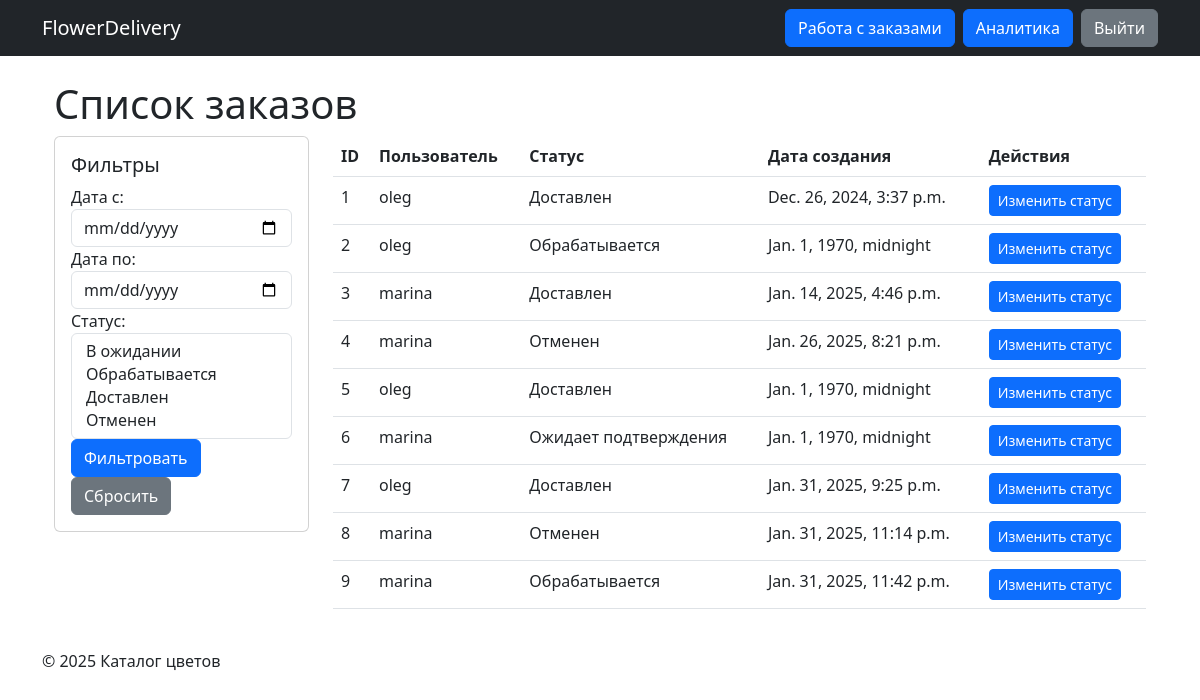
Page /manage-orders/ (signed in) on the committed database.
### orders/models.py (models this page shows)
class Order(models.Model):
    user = models.ForeignKey(User, on_delete=models.CASCADE, related_name='orders')
    created_at = models.DateTimeField(auto_now_add=True)
    delivery_address = models.TextField()
    status = models.CharField(max_length=20, choices=(
        ('pending', 'Ожидает подтверждения'),
        ('processed', 'Обрабатывается'),
        ('delivered', 'Доставлен'),
        ('canceled', 'Отменен')
    ), default='pending')

### mngorder/views.py (the view)
# urls.py: path('', ManageOrderListView.as_view(), name='manage_order_list'),
class ManageOrderListView(LoginRequiredMixin, UserPassesTestMixin, ListView):
    template_name = 'mngorder/manage_order_list.html'
    context_object_name = 'orders'
    def test_func(self):
        return self.request.user.is_staff
    def get_queryset(self):
        queryset = get_all_orders()
        start_date = self.request.GET.get('start_date')
        end_date = self.request.GET.get('end_date')
        statuses = self.request.GET.getlist('status')
        if start_date:
            start_date = datetime.strptime(start_date, '%Y-%m-%d')
            queryset = queryset.filter(created_at__gte=start_date)
        if end_date:
            end_date = datetime.strptime(end_date, '%Y-%m-%d')
            queryset = queryset.filter(created_at__lte=end_date)
        if statuses:
            queryset = queryset.filter(status__in=statuses)
        return queryset
    def get_context_data(self, **kwargs):
        context = super().get_context_data(**kwargs)
        context['status_choices'] = self.get_status_choices()
        context['selected_statuses'] = self.request.GET.getlist('status')
        return context
    def get_status_choices(self):
        return [
            ('pending', 'В ожидании'),
            ('processed', 'Обрабатывается'),
            ('delivered', 'Доставлен'),
            ('canceled', 'Отменен'),
        ]

### core/services.py (called while the page is built)
def get_all_orders():
    return Order.objects.all()

### templates/mngorder/manage_order_list.html (shortened to what this page needs)
{% extends 'base.html' %}
{% block content %}
<div class="container">
    <h1>Список заказов</h1>
    <div class="row">
        <div class="col-md-3">
            <form method="get" action="{% url 'manage_order_list' %}">
                <div class="card">
                    <div class="card-body">
                        <h5 class="card-title">Фильтры</h5>
                        <div class="form-group">
                            <label for="start_date">Дата с:</label>
                            <input type="date" id="start_date" name="start_date" class="form-control" value="{{ request.GET.start_date }}">
                        </div>
                        <div class="form-group">
                            <label for="end_date">Дата по:</label>
                            <input type="date" id="end_date" name="end_date" class="form-control" value="{{ request.GET.end_date }}">
                        </div>
                        <div class="form-group">
                            <label for="status">Статус:</label>
                            <select multiple id="status" name="status" class="form-control">
                                {% for status in status_choices %}
                                    <option value="{{ status.0 }}" {% if status.0 in selected_statuses %}selected{% endif %}>{{ status.1 }}</option>
                                {% endfor %}
                            </select>
                        </div>
                        <div class="form-group">
                            <button type="submit" class="btn btn-primary btn-block">Фильтровать</button>
                            <a href="{% url 'manage_order_list' %}" class="btn btn-secondary btn-block">Сбросить</a>
                        </div>
                    </div>
                </div>
            </form>
        </div>
        <div class="col-md-9">
            <table class="table">
                <thead>
                    <tr>
                        <th>ID</th>
                        <th>Пользователь</th>
                        <th>Статус</th>
                        <th>Дата создания</th>
                        <th>Действия</th>
                    </tr>
                </thead>
                <tbody>
                    {% for order in orders %}
                    <tr>
                        <td>{{ order.id }}</td>
                        <td>{{ order.user.username }}</td>
                        <td>{{ order.get_status_display }}</td>
                        <td>{{ order.created_at }}</td>
                        <td>
                            <a href="{% url 'manage_order_update' order.id %}" class="btn btn-primary btn-sm">Изменить статус</a>
                        </td>
                    </tr>
                    {% endfor %}
                </tbody>
            </table>
        </div>
    </div>
</div>
{% endblock %}

### rows in the picture
Order: id "1", user.username "oleg", status "Доставлен", created_at "Dec. 26, 2024, 3:37 p.m."
Order: id "2", user.username "oleg", status "Обрабатывается", created_at "Jan. 1, 1970, midnight"
Order: id "3", user.username "marina", status "Доставлен", created_at "Jan. 14, 2025, 4:46 p.m."
Order: id "4", user.username "marina", status "Отменен", created_at "Jan. 26, 2025, 8:21 p.m."
Order: id "5", user.username "oleg", status "Доставлен", created_at "Jan. 1, 1970, midnight"
Order: id "6", user.username "marina", status "Ожидает подтверждения", created_at "Jan. 1, 1970, midnight"
Order: id "7", user.username "oleg", status "Доставлен", created_at "Jan. 31, 2025, 9:25 p.m."
Order: id "8", user.username "marina", status "Отменен", created_at "Jan. 31, 2025, 11:14 p.m."
Order: id "9", user.username "marina", status "Обрабатывается", created_at "Jan. 31, 2025, 11:42 p.m."
